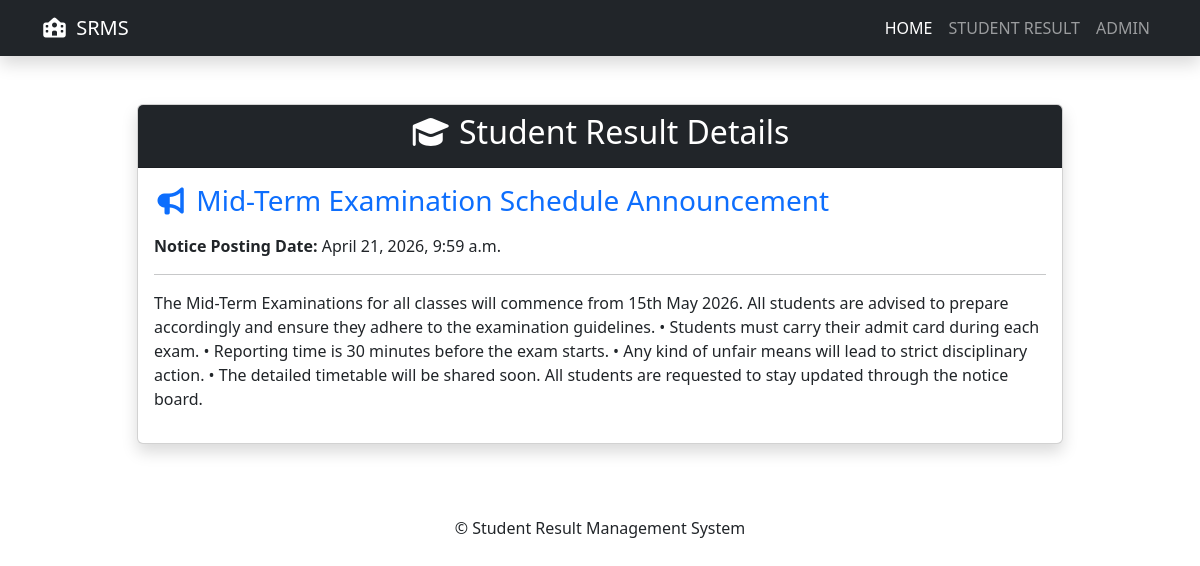
The page /notice_detail/8 on the database its author committed.
### resultapp/models.py (models this page shows, shortened)
class Notice(models.Model):
    notice_title = models.CharField(max_length=200)
    notice_detail = models.TextField()
    posting_date = models.DateTimeField(auto_now_add=True)
    updation_date = models.DateTimeField(auto_now=True)

### resultapp/views.py (the view)
# urls.py: path('notice_detail/<int:notice_id>', notice_detail, name='notice_detail'),
def notice_detail(request, notice_id):
    notice = get_object_or_404(Notice, id=notice_id)
    return render(request, 'notice_detail.html', locals())

### resultapp/templates/notice_detail.html (shortened to what this page needs)
{% extends 'base.html' %} {% block content %}
<div class="container py-5" id="example">
  <div class="row justify-content-center">
    <div class="col-lg-10">
      <div class="card shadow">
        <div class="card-header text-center bg-dark text-white">
          <h2><i class="fas fa-graduation-cap"></i> Student Result Details</h2>
        </div>
        <div class="card-body">
          <h3 class="mb-3 text-primary"><i class="fas fa-bullhorn"></i> {{notice.notice_title}}</h3>
          <p><strong>Notice Posting Date: </strong>{{notice.posting_date}} </p>
          <hr/>
          <p>{{notice.notice_detail}}</p>
        </div>
      </div>
    </div>
  </div>
</div>
{% endblock %}

### rows shown on the page
Notice: notice_title "Mid-Term Examination Schedule Announcement", posting_date "April 21, 2026, 9:59 a.m.", notice_detail "The Mid-Term Examinations for all classes will commence from 15th May 2026. All students are advised to prepare accordingly and ensure they adhere to the examination guidelines. • Students must carry their admit card during each exam. • Reporting time is 30 minutes before the exam starts. • Any kind of unfair means will lead to strict disciplinary action. • The detailed timetable will be shared soon. All students are requested to stay updated through the notice board."
